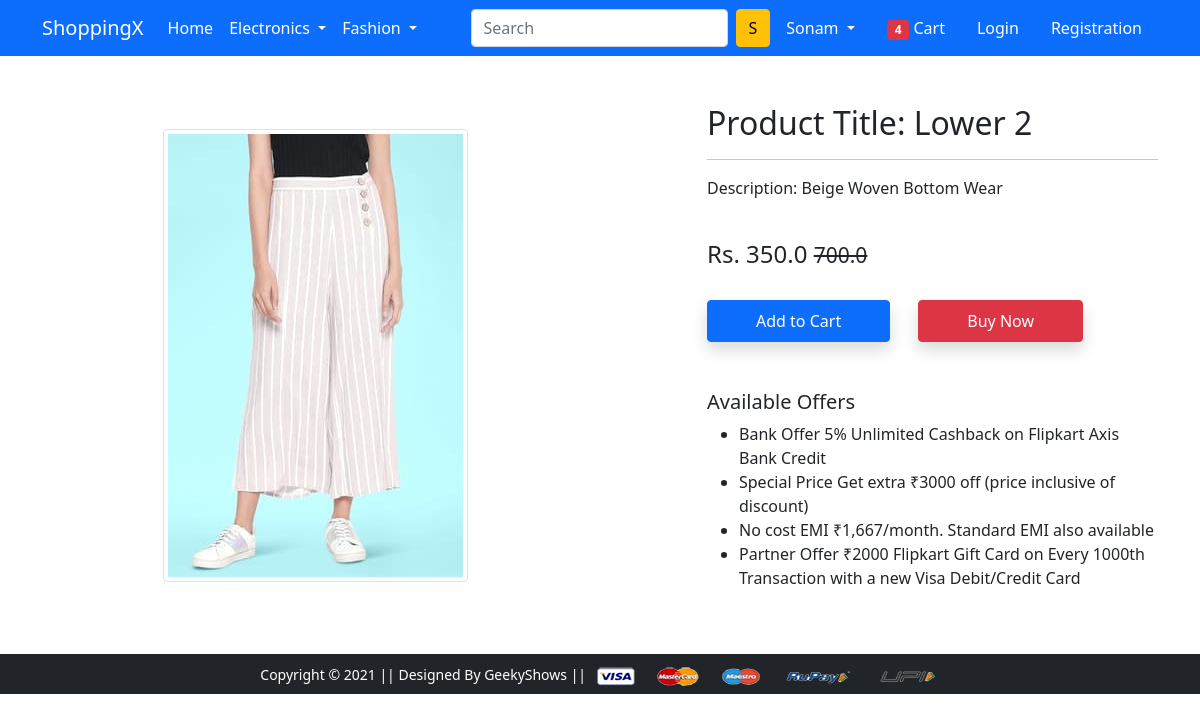
Screenshot of /product-detail/1/ with the database file from the repository.
### app/models.py (models this page shows)
class Product(models.Model):
    title = models.CharField(max_length=100)
    selling_price = models.FloatField()
    discounted_price = models.FloatField()
    description = models.TextField()
    brand = models.CharField(max_length=100)
    category = models.CharField(choices=CATEGORY_CHOICES, max_length=2)
    product_image = models.ImageField(upload_to='productimg')

### app/views.py (the view)
# urls.py: path('product-detail/<int:pk>/', views.ProductDetailView.as_view(), name='product-detail'),
class ProductDetailView(View):
    def get(self, request, pk):
        product = Product.objects.get(pk=pk)
        return render(request, 'app/productdetail.html', {'product': product})

### app/templates/app/productdetail.html (shortened to what this page needs)
{% extends 'app/base.html' %}
{% load static %}
{% block main-content %}
<div class="container my-5">
 <div class="row">
  <div class="col-sm-6 text-center align-self-center">
   <img src="{{product.product_image.url}}" alt="" class="img-fluid img-thumbnail">
  </div>
  <div class="col-sm-5 offset-sm-1">
   <h2>Product Title: {{product.title}}</h2>
   <hr>
   <p>Description: {{product.description}}</p> <br>
   <h4>Rs. {{product.discounted_price}} <small class="fw-light text-decoration-line-through">{{product.selling_price}}</small></h4> <br>
   <a href="{% url 'add-to-cart' %}" class="btn btn-primary shadow px-5 py-2">Add to Cart</a>
   <a href="{% url 'buy-now' %}" class="btn btn-danger shadow px-5 py-2 ms-4">Buy Now</a>
   <h5 class="mt-5">Available Offers</h5>
   <ul>
    <li>Bank Offer 5% Unlimited Cashback on Flipkart Axis Bank Credit</li>
    <li>Special Price Get extra ₹3000 off (price inclusive of discount)</li>
    <li>No cost EMI ₹1,667/month. Standard EMI also available</li>
    <li>Partner Offer ₹2000 Flipkart Gift Card on Every 1000th Transaction with a new Visa Debit/Credit Card</li>
   </ul>
  </div>
 </div>
</div>
{% endblock main-content %}

### rows the page displays
Product: product_image (picture), title "Lower 2", description "Beige Woven Bottom Wear", discounted_price "350.0", selling_price "700.0"
